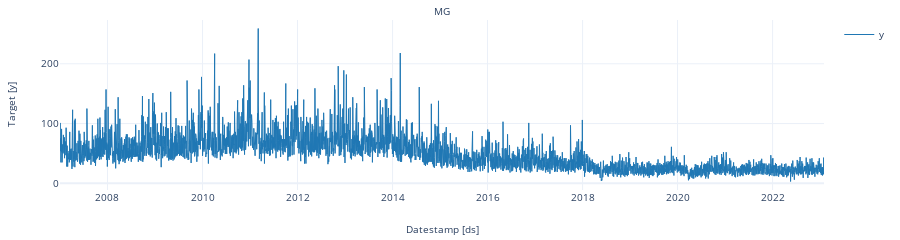

The notebook cell saved with this chart:
### Code cell
from statsforecast import StatsForecast
Y_ts = pd.DataFrame({'ds':train.index, 'y':train.values})
Y_ts['unique_id'] = ['MG']*len(Y_ts)

StatsForecast.plot(Y_ts)

### Figure 1 — Plotly figure (JSON) as saved in the notebook; plotly's stock layout.template omitted (floating-point values rounded to 4 significant figures; data arrays with more than 128 entries replaced by an {"elided": "..."} marker saying what was removed)
{"data": [{"legendgroup": "y", "line": {"color": "#1f77b4", "width": 1}, "mode": "lines", "name": "y", "showlegend": true, "type": "scatter", "x": {"elided": "5875 str values"}, "xaxis": "x", "y": {"elided": "5875 int values"}, "yaxis": "y"}], "layout": {"annotations": [{"font": {"size": 10}, "showarrow": false, "text": "MG", "x": 0.5, "xanchor": "center", "xref": "paper", "y": 1, "yanchor": "bottom", "yref": "paper"}, {"font": {"size": 10}, "showarrow": false, "text": "Datestamp [ds]", "x": 0.5, "xanchor": "center", "xref": "paper", "y": 0, "yanchor": "top", "yref": "paper", "yshift": -30}, {"font": {"size": 10}, "showarrow": false, "text": "Target [y]", "textangle": -90, "x": 0, "xanchor": "right", "xref": "paper", "xshift": -40, "y": 0.5, "yanchor": "middle", "yref": "paper"}], "autosize": true, "font": {"size": 10}, "height": 150, "margin": {"b": 50, "l": 60, "r": 10, "t": 20}, "xaxis": {"anchor": "y", "domain": [0, 1], "showticklabels": true, "visible": true}, "yaxis": {"anchor": "x", "domain": [0, 1]}}}
